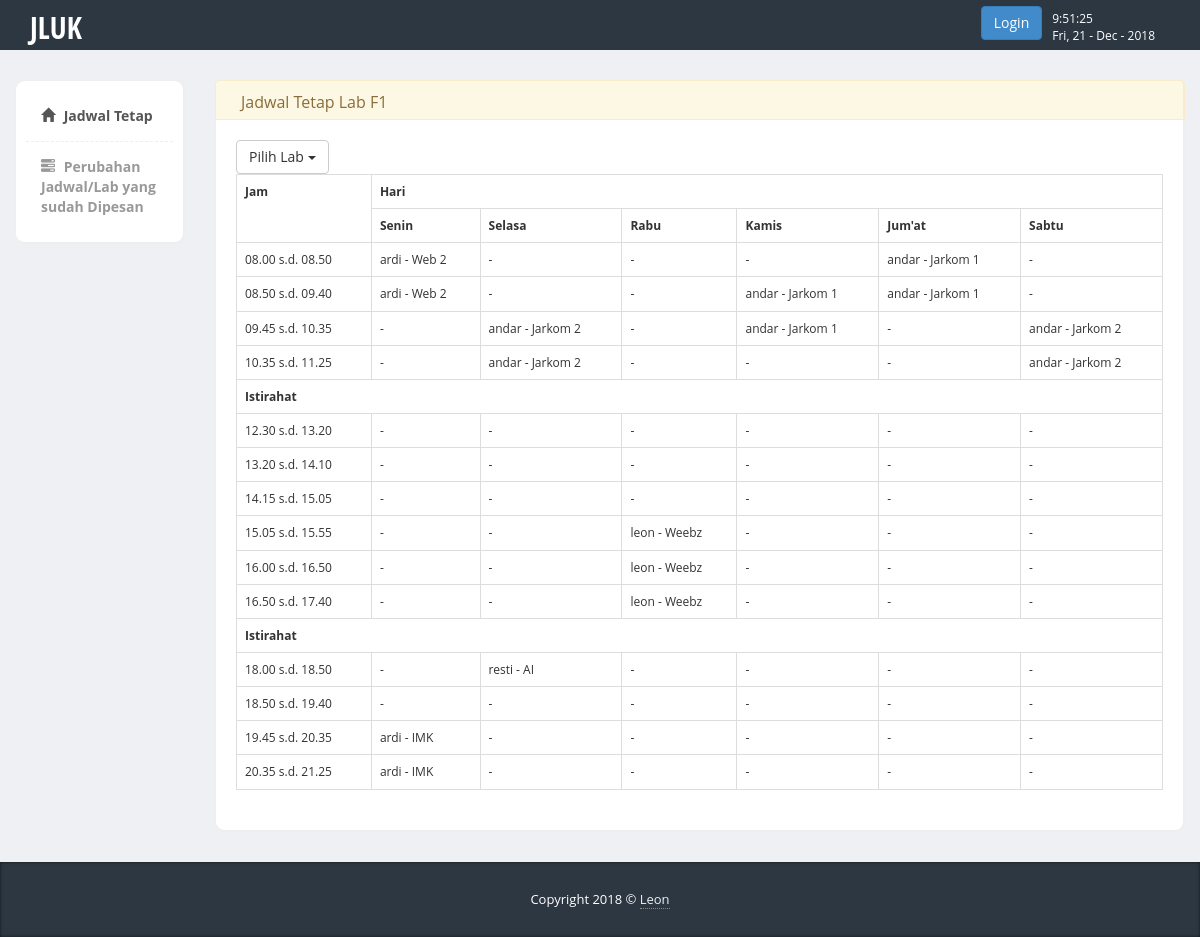
The page / on the database its author committed.
### tables this page shows
CREATE TABLE `dosen` (
  `id_dosen` int(11) NOT NULL,
  `nama` varchar(50) NOT NULL,
  `password` varchar(50) NOT NULL,
  `nidn` int(11) NOT NULL,
  `nama_l` varchar(100) NOT NULL
);

CREATE TABLE `matkul` (
  `id_matkul` int(11) NOT NULL,
  `id_dosen` int(11) DEFAULT NULL,
  `matkul` varchar(100) NOT NULL
);

### index.php (the view, shortened to what this page needs)
<!DOCTYPE html>
<html>
  <head>
        <link href="vendors/form-helpers/css/bootstrap-formhelpers.min.css" rel="stylesheet">
    <link href="bootstrap/css/bootstrap.min.css" rel="stylesheet">
    <link href="css/styles.css" rel="stylesheet">
  </head>
  <body>
  	<?php
include 'navbar.php';
  	?>
    <div class="page-content">
    	<div class="row">
		  <?php
		  include 'sidebar.php';
		  ?>
		  <div class="col-md-10">
		  	<div class="row">
		  		<div class="col-md-12 panel-warning">
		  			<div class="content-box-header panel-heading">
	  					<div class="panel-title ">Jadwal Tetap Lab <?php
	  					if(!isset($_GET['id'])){
	  						echo "F1";}else{
	  							$gg = mysql_query("SELECT * FROM lab WHERE id_lab='".$_GET['id']."'");
	  							$wp = mysql_fetch_array($gg);
	  							echo $wp['nama_lab'];
	  						}
	  					 ?></div>
		  			</div>
		  			<div class="content-box-large box-with-header">
		  				<div class="btn-group">
                    <button type="button" class="btn btn-default dropdown-toggle" data-toggle="dropdown">
                      Pilih Lab <span class="caret"></span>
                    </button>
                  </div>
			<?php
echo "<table class='table table-bordered table-hover'>";
echo "<tr><th rowspan='2'>Jam</th><th colspan='6'>Hari</th></tr>";
echo "<tr><th>Senin</th><th>Selasa</th><th>Rabu</th><th>Kamis</th><th>Jum'at</th><th>Sabtu</th></tr>";
$jam = array("08.00 s.d. 08.50"=>"0",
 "08.50 s.d. 09.40"=>"1",
 "09.45 s.d. 10.35"=>"2",
 "10.35 s.d. 11.25"=>"3",
 "12.30 s.d. 13.20"=>"4",
 "13.20 s.d. 14.10"=>"5",
 "14.15 s.d. 15.05"=>"6",
 "15.05 s.d. 15.55"=>"7",
 "16.00 s.d. 16.50"=>"8",
 "16.50 s.d. 17.40"=>"9",
 "18.00 s.d. 18.50"=>"10",
 "18.50 s.d. 19.40"=>"11",
 "19.45 s.d. 20.35"=>"12",
 "20.35 s.d. 21.25"=>"13");
for($i=0;$i<4;$i++){
	foreach($jam as $x => $x_value) {
      if($x_value==$i) $wew = $x;
}
echo "<tr><td>".$wew."</td>";
for($j=0;$j<6;$j++){
	$hari = "c".$j;
	$jam2 = 'r'.$i;
	if(!isset($_GET['id'])){
$show = mysql_query("SELECT * FROM jadwal WHERE hari='$hari' AND jam='$jam2' AND lab='1'");
	}else{
	$show = mysql_query("SELECT * FROM jadwal WHERE hari='$hari' AND jam='$jam2' AND lab='".$_GET['id']."'");
}
	$row = mysql_fetch_array($show);
	$matcool = $row['matkul'];
	$dowzn = $row['dosen'];
	if($matcool == '1'){
		echo "<td>-</td>";
	}else{
	$lele = mysql_query("SELECT * FROM matkul WHERE id_matkul='$matcool'");
	$dzn = mysql_query("SELECT * FROM dosen WHERE id_dosen='$dowzn'");
	$dzzn = mysql_fetch_array($dzn);
	$ruw = mysql_fetch_array($lele);
	if($row['tgl'] == ''){
	echo "<td>".$dzzn['nama']." - ".$ruw['matkul']."</td>";}else{
		echo"<td>-</td>";
	}
}
}
echo "</tr>";
}
echo "<tr><th colspan='8' align='center'>Istirahat</th></tr>";
for($i=4;$i<10;$i++){
	foreach($jam as $x => $x_value) {
      if($x_value==$i) $wew = $x;
}
echo "<tr><td>".$wew."</td>";
for($j=0;$j<6;$j++){
	$hari = "c".$j;
	$jam2 = 'r'.$i;
	if(!isset($_GET['id'])){
		$show = mysql_query("SELECT * FROM jadwal WHERE hari='$hari' AND jam='$jam2' AND lab='1'");
	}else{
	$show = mysql_query("SELECT * FROM jadwal WHERE hari='$hari' AND jam='$jam2' AND lab='".$_GET['id']."'");
}
	$row = mysql_fetch_array($show);
	$matcool = $row['matkul'];
	$dowzn = $row['dosen'];
	if($matcool == '1'){
		echo "<td>-</td>";
	}else{
	$lele = mysql_query("SELECT * FROM matkul WHERE id_matkul='$matcool'");
	$dzn = mysql_query("SELECT * FROM dosen WHERE id_dosen='$dowzn'");
	$dzzn = mysql_fetch_array($dzn);
	$ruw = mysql_fetch_array($lele);
	if($row['tgl'] == ''){
	echo "<td>".$dzzn['nama']." - ".$ruw['matkul']."</td>";}else{
		echo"<td>-</td>";
	}
}
}
echo "</tr>";
}
echo "<tr><th colspan='8' align='center'>Istirahat</th></tr>";
for($i=10;$i<14;$i++){
	foreach($jam as $x => $x_value) {
      if($x_value==$i) $wew = $x;
}
echo "<tr><td>".$wew."</td>";
for($j=0;$j<6;$j++){
	$hari = "c".$j;
	$jam2 = 'r'.$i;
	if(!isset($_GET['id'])){
		$show = mysql_query("SELECT * FROM jadwal WHERE hari='$hari' AND jam='$jam2' AND lab='1'");
	}else{
	$show = mysql_query("SELECT * FROM jadwal WHERE hari='$hari' AND jam='$jam2' AND lab='".$_GET['id']."'");
}
	$row = mysql_fetch_array($show);
	$matcool = $row['matkul'];
	$dowzn = $row['dosen'];
	if($matcool == '1'){
		echo "<td>-</td>";
	}else{
	$lele = mysql_query("SELECT * FROM matkul WHERE id_matkul='$matcool'");
	$dzn = mysql_query("SELECT * FROM dosen WHERE id_dosen='$dowzn'");
	$dzzn = mysql_fetch_array($dzn);
	$ruw = mysql_fetch_array($lele);
	if($row['tgl'] == ''){
	echo "<td>".$dzzn['nama']." - ".$ruw['matkul']."</td>";}else{
		echo"<td>-</td>";
	}
}
}
echo "</tr>";
}
echo "</table>";
?>
					</div>
		  		</div>
		  	</div>
		</div>
    </div>
    <footer>
         <div class="container">
            <div class="copy text-center">
               Copyright 2018 &copy; <a href='#'>Leon</a>
            </div>
         </div>
      </footer>
         <link href="vendors/bootstrap-datetimepicker/datetimepicker.css" rel="stylesheet">
  </body>
</html>

### css/styles.css (style rules this page uses)
body { font-family: 'Open Sans', sans-serif; background-color: #f7f7f7; position: relative; margin: 0px; font-size: 12px; padding: 0px; }
.page-content > .row { margin-left: 0px !important; margin-right: 0px !important; margin-top: 30px; }
footer { background-color:#2c3742; box-shadow:inset 0px 0px 3px #111; color:#fff; font-size:14px; line-height:25px; padding:10px 0px 10px 0px; bottom: 0px; }
footer a { color:#eee; text-decoration:none; border-bottom:1px dotted #888; }
footer .copy { font-size:13px; margin:15px 0px; }
.content-box, .content-box-large { margin-bottom:30px; background:#fff; border-radius:10px; padding:10px; border-left:1px solid #eee; border-top:1px solid #eee; border-right:2px solid #eee; border-bottom:2px solid #eee; }
.content-box-large { padding: 20px; }
.box-with-header { border-top: none; border-top-left-radius:0px; border-top-right-radius:0px; }
.content-box-header { min-height: 40px; font-size: 16px; background:#f5f5f5; border-top-left-radius:5px; border-top-right-radius:5px; padding:10px; border-left:1px solid #eee; border-top:1px solid #eee; border-right:2px solid #eee; }
.content-box-header:after { clear:both; }
body { background-color: #eff0f3; }
.panel-heading>.panel-title, .content-box-header .panel-title { float: left; padding: 10px 15px; padding-top: 0px; }

### rows shown on the page
dosen: nama "ardi", matkul.matkul "Web 2", matkul.matkul "IMK"
dosen: nama "andar", matkul.matkul "Jarkom 1", matkul.matkul "Jarkom 2"
dosen: nama "leon", matkul.matkul "Weebz"
dosen: nama "resti", matkul.matkul "AI"

### other values the page prints
$wew "08.00 s.d. 08.50"
$wew "08.50 s.d. 09.40"
$wew "09.45 s.d. 10.35"
$wew "10.35 s.d. 11.25"
$wew "12.30 s.d. 13.20"
$wew "13.20 s.d. 14.10"
$wew "14.15 s.d. 15.05"
$wew "15.05 s.d. 15.55"
$wew "16.00 s.d. 16.50"
$wew "16.50 s.d. 17.40"
$wew "18.00 s.d. 18.50"
$wew "18.50 s.d. 19.40"
$wew "19.45 s.d. 20.35"
$wew "20.35 s.d. 21.25"
